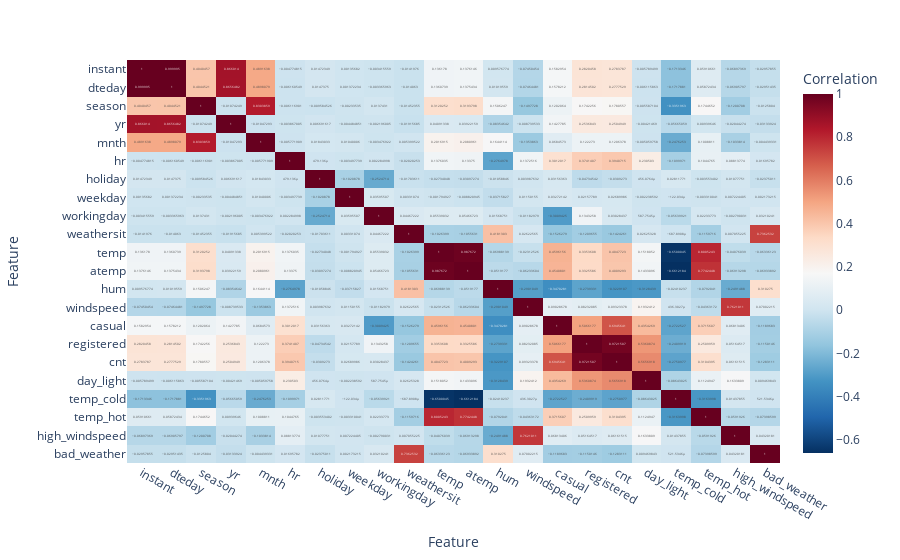

Notebook source saved alongside this figure:
### Code cell
corr=data_bike.corr()

fig = px.imshow(corr,
                text_auto=True,
                color_continuous_scale='RdBu_r', 
                aspect="auto", 
                labels=dict(x="Feature", y="Feature", color="Correlation"),
                )

fig.show()

### Figure 1 — Plotly figure (JSON) as saved in the notebook; plotly's stock layout.template omitted (floating-point values rounded to 4 significant figures; data arrays with more than 128 entries replaced by an {"elided": "..."} marker saying what was removed)
{"data": [{"coloraxis": "coloraxis", "hovertemplate": "Feature: %{x}<br>Feature: %{y}<br>Correlation: %{z}<extra></extra>", "name": "0", "texttemplate": "%{z}", "type": "heatmap", "x": ["instant", "dteday", "season", "yr", "mnth", "hr", "holiday", "weekday", "workingday", "weathersit", "temp", "atemp", "hum", "windspeed", "casual", "registered", "cnt", "day_light", "temp_cold", "temp_hot", "high_windspeed", "bad_weather"], "xaxis": "x", "y": ["instant", "dteday", "season", "yr", "mnth", "hr", "holiday", "weekday", "workingday", "weathersit", "temp", "atemp", "hum", "windspeed", "casual", "registered", "cnt", "day_light", "temp_cold", "temp_hot", "high_windspeed", "bad_weather"], "yaxis": "y", "z": {"elided": "22x22 float values"}}], "layout": {"coloraxis": {"colorbar": {"title": {"text": "Correlation"}}, "colorscale": [[0, "rgb(5,48,97)"], [0.1, "rgb(33,102,172)"], [0.2, "rgb(67,147,195)"], [0.3, "rgb(146,197,222)"], [0.4, "rgb(209,229,240)"], [0.5, "rgb(247,247,247)"], [0.6, "rgb(253,219,199)"], [0.7, "rgb(244,165,130)"], [0.8, "rgb(214,96,77)"], [0.9, "rgb(178,24,43)"], [1, "rgb(103,0,31)"]]}, "margin": {"t": 60}, "xaxis": {"anchor": "y", "domain": [0, 1], "title": {"text": "Feature"}}, "yaxis": {"anchor": "x", "autorange": "reversed", "domain": [0, 1], "title": {"text": "Feature"}}}}
